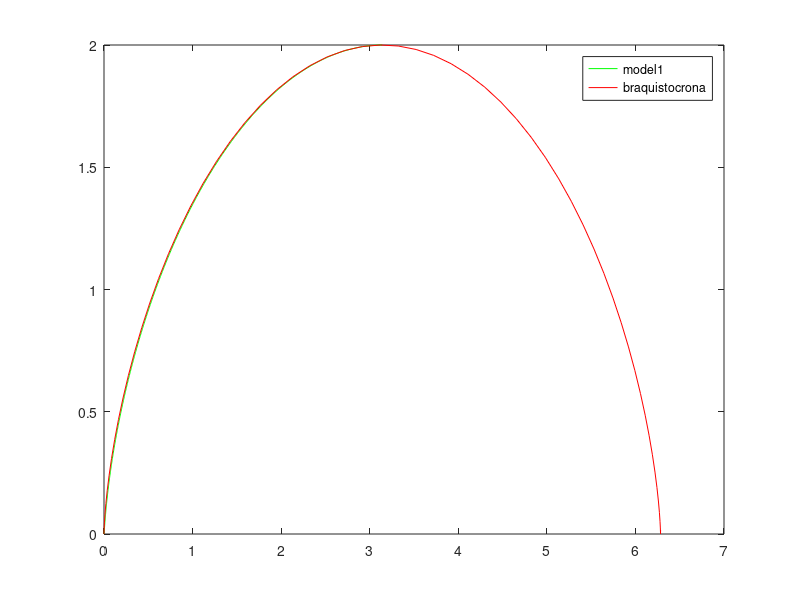

Write MATLAB code to recreate this figure.
a = 3.1415; 
n = 501;
x=zeros(n,1); 
for i = 1:n 
    x(i) = a*((i-1)/(n-1))^2;
end

C = [   0 1e-07             167     0.736442      334     1.58784
  1     7.90684e-06   168     0.741928      335     1.59211
  2     5.67358e-05   169     0.747415      336     1.59636
  3     0.000181084   170     0.752902      337     1.6006
  4     0.00040485    171     0.75839       338     1.60482
  5     0.000744958   172     0.763878      339     1.60903
  6     0.00121374    173     0.769366      340     1.61322
  7     0.00182018    174     0.774854      341     1.6174
  8     0.00257072    175     0.780342      342     1.62156
  9     0.0034697     176     0.785831      343     1.6257
 10     0.00451975    177     0.791319      344     1.62983
 11     0.00572207    178     0.796806      345     1.63394
 12     0.00707663    179     0.802294      346     1.63804
 13     0.00858238    180     0.80778       347     1.64212
 14     0.0102374     181     0.813266      348     1.64618
 15     0.0120389     182     0.818752      349     1.65023
 16     0.0139836     183     0.824237      350     1.65426
 17     0.0160678     184     0.82972       351     1.65827
 18     0.018287      185     0.835203      352     1.66227
 19     0.0206368     186     0.840684      353     1.66625
 20     0.0231123     187     0.846165      354     1.67021
 21     0.0257084     188     0.851644      355     1.67415
 22     0.0284201     189     0.857122      356     1.67808
 23     0.0312421     190     0.862598      357     1.68199
 24     0.0341693     191     0.868072      358     1.68588
 25     0.0371966     192     0.873545      359     1.68976
 26     0.0403189     193     0.879016      360     1.69362
 27     0.0435314     194     0.884485      361     1.69746
 28     0.0468292     195     0.889952      362     1.70128
 29     0.0502079     196     0.895417      363     1.70508
 30     0.0536629     197     0.90088       364     1.70887
 31     0.0571903     198     0.906341      365     1.71263
 32     0.0607859     199     0.911799      366     1.71638
 33     0.0644461     200     0.917255      367     1.72011
 34     0.0681673     201     0.922708      368     1.72382
 35     0.0719462     202     0.928159      369     1.72752
 36     0.0757798     203     0.933606      370     1.73119
 37     0.0796652     204     0.939051      371     1.73485
 38     0.0835996     205     0.944493      372     1.73848
 39     0.0875806     206     0.949932      373     1.7421
 40     0.0916058     207     0.955368      374     1.7457
 41     0.0956731     208     0.9608        375     1.74928
 42     0.0997805     209     0.966229      376     1.75283
 43     0.103926      210     0.971655      377     1.75637
 44     0.108108      211     0.977077      378     1.75989
 45     0.112325      212     0.982496      379     1.76339
 46     0.116576      213     0.987911      380     1.76687
 47     0.120858      214     0.993322      381     1.77033
 48     0.125172      215     0.998729      382     1.77377
 49     0.129515      216     1.00413       383     1.77719
 50     0.133887      217     1.00953       384     1.78059
 51     0.138286      218     1.01493       385     1.78397
 52     0.142711      219     1.02032       386     1.78732
 53     0.147163      220     1.0257        387     1.79066
 54     0.151639      221     1.03108       388     1.79398
 55     0.156139      222     1.03646       389     1.79727
 56     0.160663      223     1.04183       390     1.80054
 57     0.16521       224     1.0472        391     1.8038
 58     0.169778      225     1.05257       392     1.80703
 59     0.174368      226     1.05792       393     1.81024
 60     0.178979      227     1.06328       394     1.81342
 61     0.18361       228     1.06863       395     1.81659
 62     0.188261      229     1.07397       396     1.81973
 63     0.192931      230     1.07931       397     1.82286
 64     0.19762       231     1.08464       398     1.82596
 65     0.202327      232     1.08996       399     1.82903
 66     0.207053      233     1.09529       400     1.83209
 67     0.211796      234     1.1006        401     1.83512
 68     0.216556      235     1.10591       402     1.83813
 69     0.221333      236     1.11121       403     1.84112
 70     0.226127      237     1.11651       404     1.84408
 71     0.230936      238     1.1218        405     1.84702
 72     0.235762      239     1.12709       406     1.84994
 73     0.240603      240     1.13237       407     1.85284
 74     0.245459      241     1.13764       408     1.85571
 75     0.25033       242     1.14291       409     1.85856
 76     0.255216      243     1.14817       410     1.86138
 77     0.260116      244     1.15342       411     1.86418
 78     0.265031      245     1.15867       412     1.86696
 79     0.269959      246     1.16391       413     1.86971
 80     0.2749        247     1.16915       414     1.87244
 81     0.279855      248     1.17437       415     1.87515
 82     0.284823      249     1.17959       416     1.87783
 83     0.289804      250     1.18481       417     1.88048
 84     0.294797      251     1.19001       418     1.88311
 85     0.299803      252     1.19521       419     1.88572
 86     0.304821      253     1.2004        420     1.8883
 87     0.309851      254     1.20558       421     1.89085
 88     0.314893      255     1.21076       422     1.89338
 89     0.319946      256     1.21593       423     1.89589
 90     0.32501       257     1.22109       424     1.89837
 91     0.330086      258     1.22624       425     1.90082
 92     0.335173      259     1.23138       426     1.90325
 93     0.34027       260     1.23652       427     1.90565
 94     0.345378      261     1.24165       428     1.90803
 95     0.350496      262     1.24677       429     1.91037
 96     0.355624      263     1.25188       430     1.9127
 97     0.360763      264     1.25698       431     1.91499
 98     0.365911      265     1.26208       432     1.91726
 99     0.371069      266     1.26716       433     1.91951
100     0.376236      267     1.27224       434     1.92172
101     0.381413      268     1.27731       435     1.92391
102     0.386599      269     1.28237       436     1.92607
103     0.391793      270     1.28742       437     1.92821
104     0.396997      271     1.29246       438     1.93031
105     0.402209      272     1.2975        439     1.93239
106     0.40743       273     1.30252       440     1.93444
107     0.412659      274     1.30753       441     1.93646
108     0.417896      275     1.31254       442     1.93846
109     0.423141      276     1.31753       443     1.94042
110     0.428395      277     1.32252       444     1.94236
111     0.433655      278     1.3275        445     1.94427
112     0.438924      279     1.33246       446     1.94615
113     0.4442        280     1.33742       447     1.948
114     0.449483      281     1.34237       448     1.94982
115     0.454773      282     1.3473        449     1.95161
116     0.46007       283     1.35223       450     1.95338
117     0.465374      284     1.35715       451     1.95511
118     0.470685      285     1.36205       452     1.95681
119     0.476002      286     1.36695       453     1.95849
120     0.481326      287     1.37183       454     1.96013
121     0.486656      288     1.37671       455     1.96174
122     0.491992      289     1.38157       456     1.96333
123     0.497334      290     1.38642       457     1.96488
124     0.502682      291     1.39127       458     1.9664
125     0.508036      292     1.3961        459     1.96789
126     0.513395      293     1.40092       460     1.96935
127     0.51876       294     1.40573       461     1.97078
128     0.52413       295     1.41052       462     1.97217
129     0.529506      296     1.41531       463     1.97354
130     0.534886      297     1.42008       464     1.97487
131     0.540272      298     1.42485       465     1.97617
132     0.545662      299     1.4296        466     1.97744
133     0.551057      300     1.43434       467     1.97867
134     0.556457      301     1.43907       468     1.97987
135     0.561861      302     1.44378       469     1.98105
136     0.567269      303     1.44849       470     1.98218
137     0.572682      304     1.45318       471     1.98329
138     0.578098      305     1.45786       472     1.98436
139     0.583519      306     1.46253       473     1.9854
140     0.588944      307     1.46718       474     1.9864
141     0.594372      308     1.47182       475     1.98737
142     0.599804      309     1.47645       476     1.9883
143     0.605239      310     1.48107       477     1.98921
144     0.610678      311     1.48568       478     1.99007
145     0.61612       312     1.49027       479     1.9909
146     0.621565      313     1.49485       480     1.9917
147     0.627014      314     1.49941       481     1.99246
148     0.632465      315     1.50397       482     1.99319
149     0.637919      316     1.50851       483     1.99388
150     0.643375      317     1.51303       484     1.99454
151     0.648835      318     1.51754       485     1.99516
152     0.654296      319     1.52204       486     1.99574
153     0.65976       320     1.52653       487     1.99629
154     0.665227      321     1.531         488     1.9968
155     0.670695      322     1.53546       489     1.99727
156     0.676165      323     1.5399        490     1.99771
157     0.681638      324     1.54433       491     1.99811
158     0.687112      325     1.54875       492     1.99847
159     0.692588      326     1.55315       493     1.9988
160     0.698065      327     1.55754       494     1.99908
161     0.703544      328     1.56191       495     1.99933
162     0.709024      329     1.56627       496     1.99954
163     0.714506      330     1.57061       497     1.99972
164     0.719988      331     1.57494       498     1.99985
165     0.725472      332     1.57925       499     1.99994
166     0.730956      333     1.58355       500     2 ];



y = C(:,[2 4,6]);

y = reshape(y,n,1);

plot(x,y,'g') 
hold on


t = linspace(0,10,100);

x_cic =zeros(100,1);
y_cic =zeros(100,1);

for i = 1:100
    x_cic(i) = (t(i) - sin(t(i))); % radi = 1
    y_cic(i) = (1 - cos(t(i)));
end

plot(x_cic(1:65),y_cic(1:65),'r')    
hold off                            
legend('model1','braquistocrona');   

